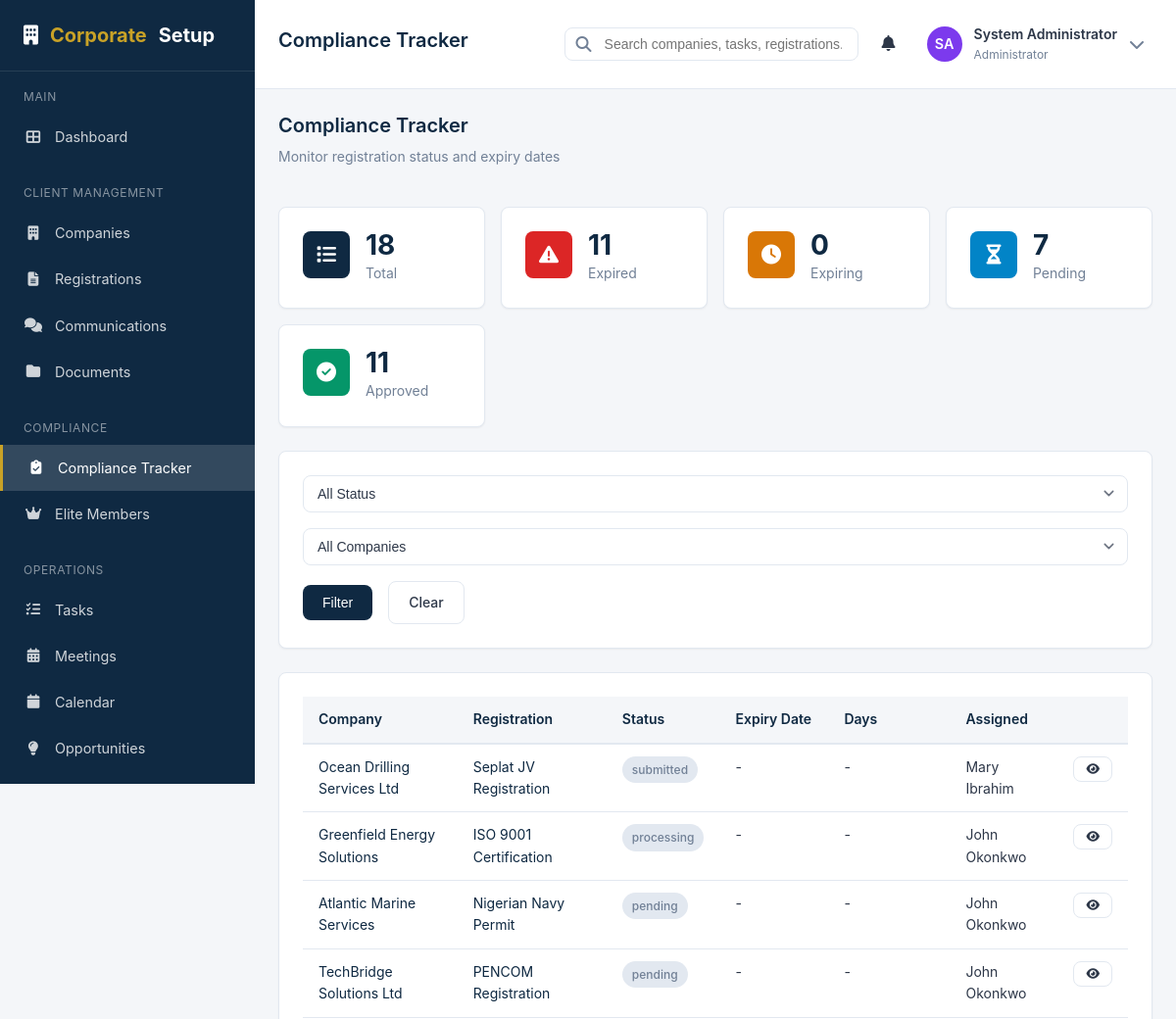
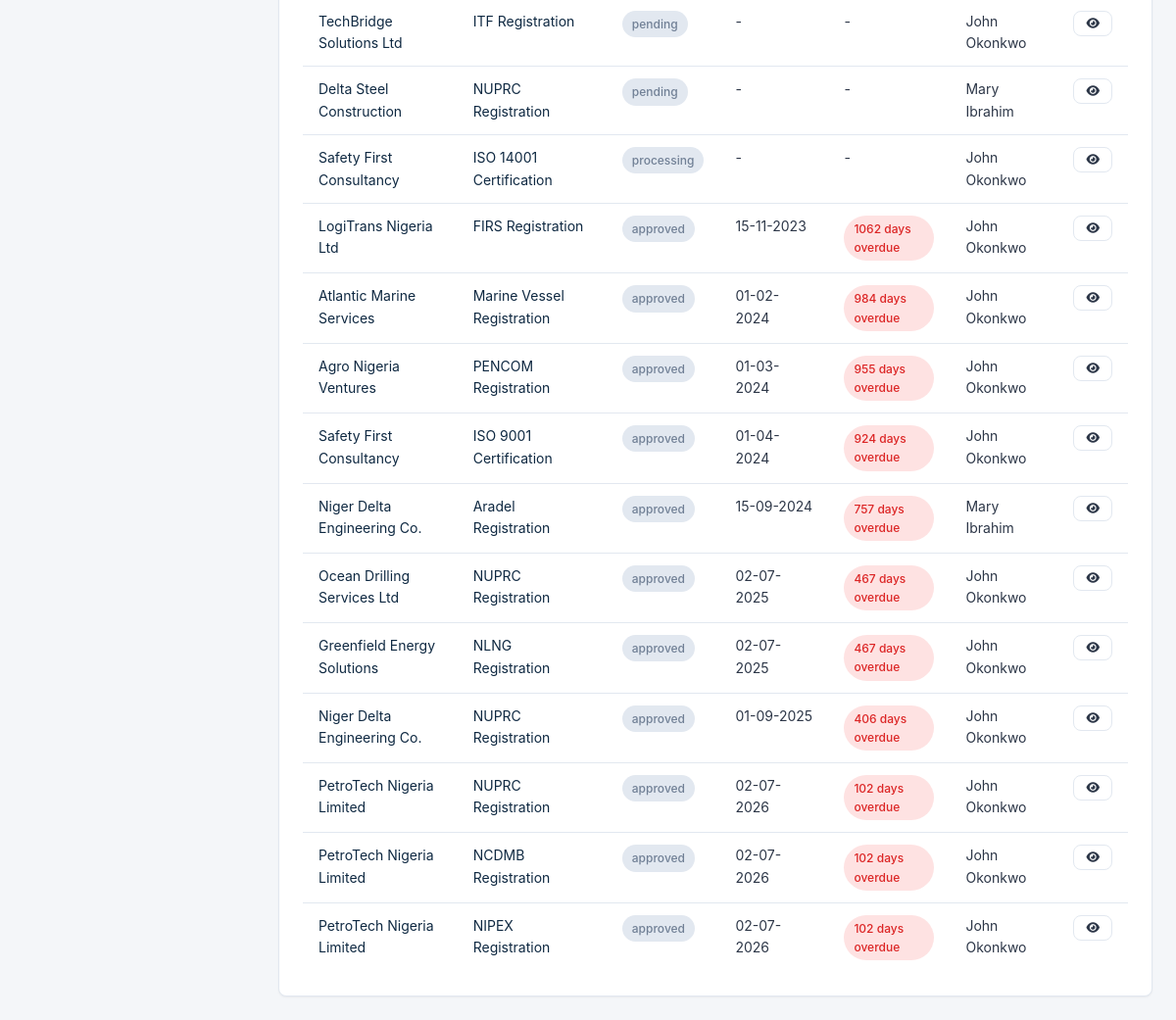
Screenshot of /compliance.php (signed in) with the database file from the repository (2 pictures, top to bottom).
### tables this page shows
CREATE TABLE IF NOT EXISTS `users` (
    `id` INT AUTO_INCREMENT PRIMARY KEY,
    `employee_id` VARCHAR(20) UNIQUE,
    `name` VARCHAR(100) NOT NULL,
    `email` VARCHAR(100) NOT NULL UNIQUE,
    `password` VARCHAR(255) NOT NULL,
    `phone` VARCHAR(20),
    `avatar` VARCHAR(255),
    `role_id` INT NOT NULL,
    `department_id` INT,
    `position` VARCHAR(100),
    `status` ENUM('active', 'inactive', 'suspended') DEFAULT 'active',
    `login_attempts` INT DEFAULT 0,
    `locked_until` DATETIME NULL,
    `last_login` DATETIME,
    `email_verified` TINYINT(1) DEFAULT 0,
    `must_change_password` TINYINT(1) DEFAULT 0,
    `created_at` TIMESTAMP DEFAULT CURRENT_TIMESTAMP,
    `updated_at` TIMESTAMP DEFAULT CURRENT_TIMESTAMP ON UPDATE CURRENT_TIMESTAMP,
    FOREIGN KEY (`role_id`) REFERENCES `roles`(`id`) ON DELETE NO ACTION,
    FOREIGN KEY (`department_id`) REFERENCES `departments`(`id`) ON DELETE SET NULL
);

CREATE TABLE IF NOT EXISTS `roles` (
    `id` INT AUTO_INCREMENT PRIMARY KEY,
    `name` VARCHAR(50) NOT NULL UNIQUE,
    `display_name` VARCHAR(100) NOT NULL,
    `description` TEXT,
    `permissions` JSON,
    `is_system` TINYINT(1) DEFAULT 0,
    `created_at` TIMESTAMP DEFAULT CURRENT_TIMESTAMP,
    `updated_at` TIMESTAMP DEFAULT CURRENT_TIMESTAMP ON UPDATE CURRENT_TIMESTAMP
);

CREATE TABLE IF NOT EXISTS `registrations` (
    `id` INT AUTO_INCREMENT PRIMARY KEY,
    `company_id` INT NOT NULL,
    `registration_type_id` INT NOT NULL,
    `registration_number` VARCHAR(100),
    `status` ENUM('pending', 'awaiting_documents', 'submitted', 'processing', 'approved', 'rejected', 'expired', 'renewal_required') DEFAULT 'pending',
    `priority` ENUM('low', 'medium', 'high', 'urgent') DEFAULT 'medium',
    `assigned_staff_id` INT,
    `requirements_checklist` JSON,
    `documents_received` TEXT,
    `documents_missing` TEXT,
    `submission_date` DATE,
    `expected_completion_date` DATE,
    `completion_date` DATE,
    `expiry_date` DATE,
    `remarks` TEXT,
    `next_follow_up_date` DATE,
    `regulator_reference` VARCHAR(100),
    `cost` DECIMAL(15, 2) DEFAULT 0,
    `payment_status` ENUM('pending', 'paid', 'waived') DEFAULT 'pending',
    `created_by` INT,
    `created_at` TIMESTAMP DEFAULT CURRENT_TIMESTAMP,
    `updated_at` TIMESTAMP DEFAULT CURRENT_TIMESTAMP ON UPDATE CURRENT_TIMESTAMP,
    FOREIGN KEY (`company_id`) REFERENCES `companies`(`id`) ON DELETE CASCADE,
    FOREIGN KEY (`registration_type_id`) REFERENCES `registration_types`(`id`) ON DELETE NO ACTION,
    FOREIGN KEY (`assigned_staff_id`) REFERENCES `users`(`id`) ON DELETE SET NULL,
    FOREIGN KEY (`created_by`) REFERENCES `users`(`id`) ON DELETE SET NULL,
    INDEX `idx_registration_status` (`status`),
    INDEX `idx_registration_company` (`company_id`),
    INDEX `idx_registration_expiry` (`expiry_date`),
    INDEX `idx_registration_assigned` (`assigned_staff_id`)
);

CREATE TABLE IF NOT EXISTS `companies` (
    `id` INT AUTO_INCREMENT PRIMARY KEY,
    `company_name` VARCHAR(200) NOT NULL,
    `rc_number` VARCHAR(50),
    `industry_id` INT,
    `address` TEXT,
    `city` VARCHAR(100),
    `state` VARCHAR(100),
    `country_id` INT,
    `website` VARCHAR(255),
    `phone` VARCHAR(50),
    `email` VARCHAR(100),
    `contact_person` VARCHAR(100),
    `contact_position` VARCHAR(100),
    `contact_phone` VARCHAR(20),
    `contact_email` VARCHAR(100),
    `status` ENUM('prospect', 'active', 'inactive', 'churned') DEFAULT 'prospect',
    `subscription_status` ENUM('free', 'basic', 'premium', 'elite') DEFAULT 'free',
    `subscription_start_date` DATE,
    `subscription_end_date` DATE,
    `assigned_staff_id` INT,
    `client_since` DATE,
    `notes` TEXT,
    `is_elite` TINYINT(1) DEFAULT 0,
    `created_by` INT,
    `created_at` TIMESTAMP DEFAULT CURRENT_TIMESTAMP,
    `updated_at` TIMESTAMP DEFAULT CURRENT_TIMESTAMP ON UPDATE CURRENT_TIMESTAMP,
    FOREIGN KEY (`industry_id`) REFERENCES `industries`(`id`) ON DELETE SET NULL,
    FOREIGN KEY (`country_id`) REFERENCES `countries`(`id`) ON DELETE SET NULL,
    FOREIGN KEY (`assigned_staff_id`) REFERENCES `users`(`id`) ON DELETE SET NULL,
    FOREIGN KEY (`created_by`) REFERENCES `users`(`id`) ON DELETE SET NULL,
    INDEX `idx_company_status` (`status`),
    INDEX `idx_company_subscription` (`subscription_status`),
    INDEX `idx_company_assigned` (`assigned_staff_id`),
    UNIQUE KEY `uq_company_rc_number` (`rc_number`)
);

CREATE TABLE IF NOT EXISTS `registration_types` (
    `id` INT AUTO_INCREMENT PRIMARY KEY,
    `name` VARCHAR(100) NOT NULL UNIQUE,
    `category` ENUM('regulatory', 'corporate', 'compliance', 'certification', 'other') DEFAULT 'regulatory',
    `description` TEXT,
    `requirements` TEXT,
    `processing_time` INT DEFAULT 0,
    `validity_period` INT DEFAULT 365,
    `cost` DECIMAL(15, 2) DEFAULT 0,
    `renewable` TINYINT(1) DEFAULT 1,
    `status` ENUM('active', 'inactive') DEFAULT 'active',
    `created_at` TIMESTAMP DEFAULT CURRENT_TIMESTAMP,
    `updated_at` TIMESTAMP DEFAULT CURRENT_TIMESTAMP ON UPDATE CURRENT_TIMESTAMP
);

### views/compliance/index.php (the view, shortened to what the rows shown need)
<div class="page-header">
    <div>
        <h1 class="page-title">Compliance Tracker</h1>
    </div>
</div>
<div class="card">
    <div class="card-body p-0">
        <div class="table-container">
            <table class="table">
                <thead>
                    <tr>
                        <th>Company</th>
                        <th>Registration</th>
                        <th>Status</th>
                        <th>Expiry Date</th>
                        <th>Days</th>
                        <th>Assigned</th>
                        <th></th>
                    </tr>
                </thead>
                <tbody>
                    <?php if (empty($registrations)): ?>
                        <tr><td colspan="7"><div class="empty-state"><i class="fas fa-check-circle"></i><h3>No records found</h3></div></td></tr>
                    <?php else: ?>
                        <?php foreach ($registrations as $r): ?>
                            <?php $days = $r['expiry_date'] ? getDaysRemaining($r['expiry_date']) : null; ?>
                            <tr>
                                <td><a href="companies.php?action=view&id=<?= $r['company_id'] ?>"><?= sanitize($r['company_name']) ?></a></td>
                                <td><a href="registrations.php?action=view&id=<?= $r['id'] ?>"><?= sanitize($r['registration_type']) ?></a></td>
                                <td><?= getStatusBadge($r['status']) ?></td>
                                <td><?= $r['expiry_date'] ? formatDate($r['expiry_date']) : '-' ?></td>
                                <td>
                                    <?php if ($days !== null): ?>
                                        <?php if ($days < 0): ?>
                                            <span class="badge badge-danger"><?= abs($days) ?> days overdue</span>
                                        <?php elseif ($days <= 30): ?>
                                            <span class="badge badge-warning"><?= $days ?> days left</span>
                                        <?php elseif ($days <= 90): ?>
                                            <span class="badge badge-info"><?= $days ?> days left</span>
                                        <?php else: ?>
                                            <span class="badge badge-secondary"><?= $days ?> days</span>
                                        <?php endif; ?>
                                    <?php else: ?>-<?php endif; ?>
                                </td>
                                <td><?= sanitize($r['assigned_staff']) ?: '-' ?></td>
                                <td><a href="registrations.php?action=view&id=<?= $r['id'] ?>" class="btn btn-sm btn-outline"><i class="fas fa-eye"></i></a></td>
                            </tr>
                        <?php endforeach; ?>
                    <?php endif; ?>
                </tbody>
            </table>
        </div>
    </div>
</div>

### includes/functions.php (shortened to what the rows shown need)
<?php
function sanitize($input) {
    return htmlspecialchars(trim($input), ENT_QUOTES, 'UTF-8');
}
function formatDate($date, $format = DATE_FORMAT) {
    return date($format, strtotime($date));
}
function getStatusBadge($status) {
    $badges = [
        'active' => '<span class="badge badge-success">Active</span>',
        'inactive' => '<span class="badge badge-secondary">Inactive</span>',
        'pending' => '<span class="badge badge-warning">Pending</span>',
        'completed' => '<span class="badge badge-success">Completed</span>',
        'expired' => '<span class="badge badge-danger">Expired</span>',
        'submitted' => '<span class="badge badge-info">Submitted</span>',
        'approved' => '<span class="badge badge-success">Approved</span>',
        'rejected' => '<span class="badge badge-danger">Rejected</span>',
        'awaiting_client' => '<span class="badge badge-warning">Awaiting Client</span>',
        'awaiting_regulator' => '<span class="badge badge-info">Awaiting Regulator</span>',
        'new' => '<span class="badge badge-primary">New</span>',
        'in_progress' => '<span class="badge badge-info">In Progress</span>',
        'overdue' => '<span class="badge badge-danger">Overdue</span>',
    ];
    $status = strtolower(str_replace(' ', '_', $status));
    return $badges[$status] ?? '<span class="badge badge-secondary">' . sanitize($status) . '</span>';
}
function refreshSessionPermissions(): void
{
    try {
        $db = Database::getInstance();
        $row = $db->fetch(
            "SELECT u.email, u.name, u.avatar, u.status, u.must_change_password, d.name as department_name, d.id as department_id,
                    r.name as role_name, r.permissions
             FROM users u
             JOIN roles r ON u.role_id = r.id
             LEFT JOIN departments d ON u.department_id = d.id
             WHERE u.id = ?",
            [$_SESSION['user_id']]
        );
    } catch (Exception $e) {
        error_log('Failed to refresh session permissions: ' . $e->getMessage());
    }
}
function checkPermission($permission) {
    static $loadedForRequest = false;
    if (!$loadedForRequest) {
        refreshSessionPermissions();
    }
    $role = $_SESSION['user_role'];
    $permissions = $_SESSION['permissions'];
    if ($role === 'Administrator') {
        return true;
    }
    return in_array($permission, $permissions, true);
}
function requirePermission($permission) {
    if (!checkPermission($permission)) {
        http_response_code(403);
        require __DIR__ . '/../views/errors/403.php';
        exit();
    }
}
function getCurrentUser() {
    return [
        'id' => $_SESSION['user_id'],
        'name' => $_SESSION['user_name'],
        'email' => $_SESSION['user_email'],
        'role' => $_SESSION['user_role'],
        'department' => $_SESSION['user_department'],
        'avatar' => $_SESSION['user_avatar'] ?? null,
        'status' => $_SESSION['user_status'] ?? 'active',
        'must_change_password' => (int) ($_SESSION['must_change_password'] ?? 0)
    ];
}

### views/layouts/app.php (shortened to what the rows shown need)
<?php
$user = getCurrentUser();
?>
<!DOCTYPE html>
<html lang="en">
<head>
    <link rel="stylesheet" href="assets/css/style.css">
    <link rel="stylesheet" href="https://cdnjs.cloudflare.com/ajax/libs/font-awesome/6.4.0/css/all.min.css">
</head>
<body>
    <div class="app-wrapper">
        <main class="main-content">
            <header class="header">
                <div class="header-left">
                    <?= $pageTitle ? '<h1 class="page-title">' . sanitize($pageTitle) . '</h1>' : '' ?>
                </div>
                <div class="header-right">
                    <div class="dropdown">
                        <div class="user-menu" id="userMenuTrigger">
                            <?= generateAvatar($user['name'], 36, $user['avatar'] ?? null) ?>
                            <div class="user-info">
                                <div class="user-name"><?= sanitize($user['name']) ?></div>
                                <div class="user-role"><?= sanitize($user['role']) ?></div>
                            </div>
                            <i class="fas fa-chevron-down" style="color: var(--dark-grey);"></i>
                        </div>
                    </div>
                </div>
            </header>
            <div class="page-content">
                <?= $content ?? '' ?>
            </div>
        </main>
    </div>
</body>
</html>

### helpers/formatters.php (shortened to what the rows shown need)
<?php
function getInitials($name) {
    $words = explode(' ', trim($name));
    $initials = '';
    foreach ($words as $word) {
        if (!empty($word)) {
            $initials .= strtoupper(substr($word, 0, 1));
        }
        if (strlen($initials) >= 2) break;
    }
    return $initials ?: 'NA';
}
function getAvatarColor($name) {
    $colors = [
        '#2563eb', '#059669', '#d97706', '#dc2626',
        '#7c3aed', '#0891b2', '#c2410c', '#be185d'
    ];
    $hash = 0;
    for ($i = 0; $i < strlen($name); $i++) {
        $hash = ord($name[$i]) + (($hash << 5) - $hash);
    }
    return $colors[abs($hash) % count($colors)];
}
function generateAvatar($name, $size = 40, $avatarPath = null) {
    $initials = getInitials($name);
    $color = getAvatarColor($name);
    return '<div class="avatar" style="width:' . $size . 'px;height:' . $size . 'px;background-color:' . $color . ';font-size:' . ($size * 0.4) . 'px;">' . $initials . '</div>';
}
function getDaysRemaining($date) {
    $target = strtotime($date);
    $today = strtotime(date('Y-m-d'));
    $diff = ($target - $today) / 86400;
    return round($diff);
}

### rows the page displays
users: name "SA", name "System Administrator", role.name "Administrator"
registrations: company.company_name "Ocean Drilling Services Ltd", registration_type.name "Seplat JV Registration", status "submitted", assigned_staff.name "Mary Ibrahim"
registrations: company.company_name "Greenfield Energy Solutions", registration_type.name "ISO 9001 Certification", status "processing", assigned_staff.name "John Okonkwo"
registrations: company.company_name "Atlantic Marine Services", registration_type.name "Nigerian Navy Permit", status "pending", assigned_staff.name "John Okonkwo"
registrations: company.company_name "TechBridge Solutions Ltd", registration_type.name "PENCOM Registration", status "pending", assigned_staff.name "John Okonkwo"
registrations: company.company_name "TechBridge Solutions Ltd", registration_type.name "ITF Registration", status "pending", assigned_staff.name "John Okonkwo"
registrations: company.company_name "Delta Steel Construction", registration_type.name "NUPRC Registration", status "pending", assigned_staff.name "Mary Ibrahim"
registrations: company.company_name "Safety First Consultancy", registration_type.name "ISO 14001 Certification", status "processing", assigned_staff.name "John Okonkwo"
registrations: company.company_name "LogiTrans Nigeria Ltd", registration_type.name "FIRS Registration", status "approved", expiry_date "15-11-2023", expiry_date "1062", assigned_staff.name "John Okonkwo"
registrations: company.company_name "Atlantic Marine Services", registration_type.name "Marine Vessel Registration", status "approved", expiry_date "01-02-2024", expiry_date "984", assigned_staff.name "John Okonkwo"
registrations: company.company_name "Agro Nigeria Ventures", registration_type.name "PENCOM Registration", status "approved", expiry_date "01-03-2024", expiry_date "955", assigned_staff.name "John Okonkwo"
registrations: company.company_name "Safety First Consultancy", registration_type.name "ISO 9001 Certification", status "approved", expiry_date "01-04-2024", expiry_date "924", assigned_staff.name "John Okonkwo"
registrations: company.company_name "Niger Delta Engineering Co.", registration_type.name "Aradel Registration", status "approved", expiry_date "15-09-2024", expiry_date "757", assigned_staff.name "Mary Ibrahim"
registrations: company.company_name "Ocean Drilling Services Ltd", registration_type.name "NUPRC Registration", status "approved", expiry_date "02-07-2025", expiry_date "467", assigned_staff.name "John Okonkwo"
registrations: company.company_name "Greenfield Energy Solutions", registration_type.name "NLNG Registration", status "approved", expiry_date "02-07-2025", expiry_date "467", assigned_staff.name "John Okonkwo"
registrations: company.company_name "Niger Delta Engineering Co.", registration_type.name "NUPRC Registration", status "approved", expiry_date "01-09-2025", expiry_date "406", assigned_staff.name "John Okonkwo"
registrations: company.company_name "PetroTech Nigeria Limited", registration_type.name "NUPRC Registration", status "approved", expiry_date "02-07-2026", expiry_date "102", assigned_staff.name "John Okonkwo"
registrations: company.company_name "PetroTech Nigeria Limited", registration_type.name "NCDMB Registration", status "approved", expiry_date "02-07-2026", expiry_date "102", assigned_staff.name "John Okonkwo"
registrations: company.company_name "PetroTech Nigeria Limited", registration_type.name "NIPEX Registration", status "approved", expiry_date "02-07-2026", expiry_date "102", assigned_staff.name "John Okonkwo"

### other values shown
$pageTitle "Compliance Tracker"
$stats['total'] "18"
$stats['expired'] "11"
$stats['expiring'] "0"
$stats['pending'] "7"
$stats['approved'] "11"
